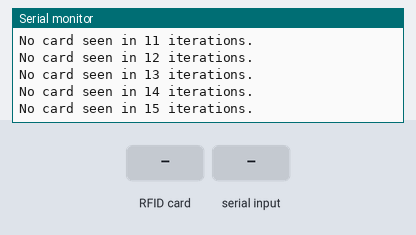
Recording of a program running on a simulated ESP8266 (Wemos D1 mini). On the bench: the last lines printed to the serial monitor. Inputs (shaded band) come from the test bench. WiFi joins after 1.5 s; servers stay silent unless stated.

Above: at 2.7 s.
2.8 s: RFID card 5E 7A 19 C4 held to the reader
At 2.9 s:
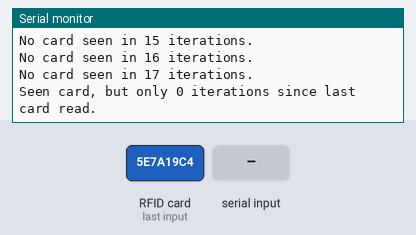
4.3 s: "BEDROOM_LIGHTS\n" received over Serial
At 4.48 s:
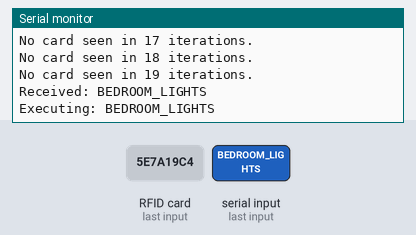
5.8 s: "BED_WALL_LIGHTS\n" received over Serial
At 5.96 s:
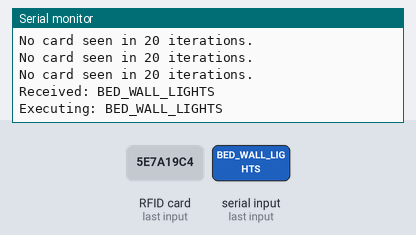
7.3 s: "HALLWAY_LIGHTS\n" received over Serial
At 7.52 s:
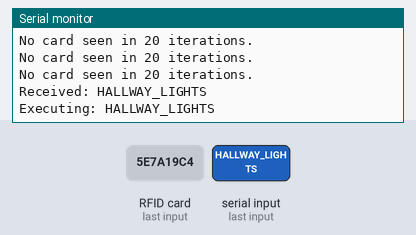
8.8 s: "WINDOW_WALL_LIGHTS\n" received over Serial
At 9.0 s:
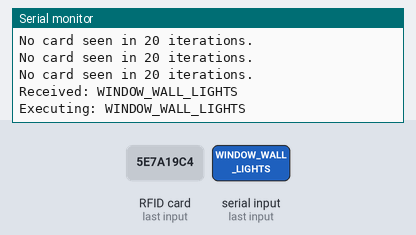
10.3 s: "LIVING_ROOM_LIGHTS\n" received over Serial
At 10.49 s:
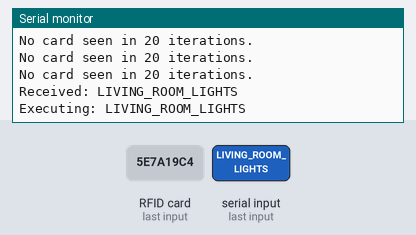
Timing chart, 0 to 12.8 s (numbered marks = the images above; inputs shaded):
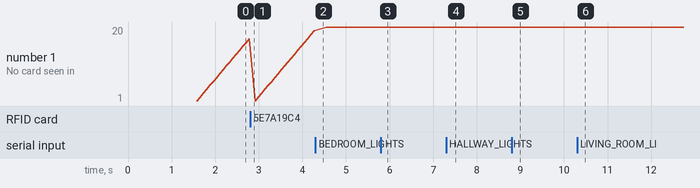

The program:

main.cpp
```cpp
#include "Arduino.h"
#include <ESP8266WiFi.h>
#include <ESP8266HTTPClient.h>
#include <ArduinoOTA.h>
#include <WiFiClientSecure.h>
#include "Secrets.h"

#include "Arduino.h"
#include <MFRC522.h>
#include <SPI.h>

// RFID Config
#define RFID_CHIP_SELECT_PIN 15
#define RFID_RESET_PIN 16
#define BUFFER_LENGTH_FOR_SPOTIFY_ID 22
#define SPOTIFY_ID_LENGTH 22

MFRC522 rfid(RFID_CHIP_SELECT_PIN, RFID_RESET_PIN);
byte buffer[BUFFER_LENGTH_FOR_SPOTIFY_ID];
MFRC522::MIFARE_Key key;
MFRC522::StatusCode status;
byte buffer_size = BUFFER_LENGTH_FOR_SPOTIFY_ID;

const uint8_t ITERATIONS_WITHOUT_CARD_BEFORE_NEW_READ = 20;
uint8_t noCardCount = 0;

// Network Config
const char* ssid     = WIFI_SSID;
const char* password = WIFI_PASSWORD;
String control_server_base_url = "http://192.168.178.2:5000";

void sendRequest(String url) {
  WiFiClient client;
      HTTPClient http;
      http.begin(client, url );
      int httpCode = http.GET();
      if (httpCode > 0) {
        Serial.printf("[HTTP] GET... code: %d\n", httpCode);
        if (httpCode == HTTP_CODE_OK) {
          String payload = http.getString();
          Serial.println(payload);
        }
      } else {
        Serial.printf("[HTTP] GET... failed, error: %s\n", http.errorToString(httpCode).c_str());
      }
      http.end();
}

void setUnprotectedRfidKey() {
  for ( byte i = 0; i < 6; i++ ) {
    key.keyByte[ i ] = 0xFF;
  }
}

String readSpotifyId() {
  String spotifyId = "";
  status = rfid.MIFARE_Read(6, buffer, &buffer_size);
  for ( uint8_t i = 0; i < 16; i++ ) {
    spotifyId += (char) buffer[i];
  }

  status = rfid.MIFARE_Read(10, buffer, &buffer_size);
  for ( uint8_t i = 0; i < 6; i++ ) {
    spotifyId += (char) buffer[i];
  }
  return spotifyId;
}

void handleRfidTag() {
  if ( !rfid.PICC_IsNewCardPresent() || !rfid.PICC_ReadCardSerial()) {
    noCardCount++;
    noCardCount = min(noCardCount, ITERATIONS_WITHOUT_CARD_BEFORE_NEW_READ);
    Serial.println("No card seen in " + String(noCardCount) + " iterations.");
    return;
  }

  if (noCardCount < ITERATIONS_WITHOUT_CARD_BEFORE_NEW_READ) {
    noCardCount = 0;
    Serial.println("Seen card, but only " + String(noCardCount) + " iterations since last card read.");
    return;
  }
  noCardCount = 0;

  Serial.println("Seen card, reading spotify ID.");

  String spotifyId = readSpotifyId();
  if (spotifyId.length() == SPOTIFY_ID_LENGTH) {
    Serial.println("Spotify ID: " + spotifyId);
    sendRequest(control_server_base_url + "/spotify/play/album/" + spotifyId);
  }
}

void prepare_over_the_air_updates() {
  ArduinoOTA.onStart( []() { Serial.println( "Start" ); });

  ArduinoOTA.onEnd( []() { Serial.println( "\nEnd" ); });

  ArduinoOTA.onProgress( []( unsigned int progress, unsigned int total ) {
    Serial.printf( "Progress: %u%%\r", ( progress / ( total / 100 )));
  });

  ArduinoOTA.onError( []( ota_error_t error ) {
    Serial.printf( "Error[%u]: ", error );
    if ( error == OTA_AUTH_ERROR ) Serial.println( "Auth Failed" );
    else if ( error == OTA_BEGIN_ERROR ) Serial.println( "Begin Failed" );
    else if ( error == OTA_CONNECT_ERROR ) Serial.println( "Connect Failed" );
    else if ( error == OTA_RECEIVE_ERROR ) Serial.println( "Receive Failed" );
    else if ( error == OTA_END_ERROR ) Serial.println( "End Failed" );
  });

  ArduinoOTA.begin();
}

void setup() {
  Serial.begin(9600);

  while (!Serial) {
    delay(10);
  }

  WiFi.begin(ssid, password);
  Serial.println("");
  Serial.println("Connecting to WiFi " + String(ssid) + "...");

  while (WiFi.status() != WL_CONNECTED) {
    delay(500);
    Serial.print(".");
  }
  Serial.println("");
  Serial.println("WiFi connected");
  Serial.println("IP address: ");
  Serial.println(WiFi.localIP());

  SPI.begin();
  rfid.PCD_Init();
  setUnprotectedRfidKey();
  prepare_over_the_air_updates();
}

void loop() {
  if (Serial.available()) {
    String input = Serial.readStringUntil('\n');
    input.trim();
    Serial.println("Received: " + input);

    if ( input == "BEDROOM_LIGHTS" ) {
      Serial.println("Executing: BEDROOM_LIGHTS");
      sendRequest(control_server_base_url + "/ceiling/ceiling-bedroom/toggle");
    }
    if ( input == "BED_WALL_LIGHTS" ) {
      Serial.println("Executing: BED_WALL_LIGHTS");
      sendRequest(control_server_base_url + "/woodlamp/bedLamp/toggle");
    }
    if ( input == "HALLWAY_LIGHTS" ) {
      Serial.println("Executing: HALLWAY_LIGHTS");
      sendRequest(control_server_base_url + "/ceiling/ceiling-hallway/toggle");
    }
    if ( input == "WINDOW_WALL_LIGHTS" ) {
      Serial.println("Executing: WINDOW_WALL_LIGHTS");
      sendRequest(control_server_base_url + "/woodlamp/beamLamp/toggle");
    }
    if ( input == "LIVING_ROOM_LIGHTS" ) {
      Serial.println("Executing: LIVING_ROOM_LIGHTS");
      sendRequest(control_server_base_url + "/ceiling/ceiling-livingroom/toggle");
    }
    if ( input == "VOLUME_DOWN" ) {
      Serial.println("Executing: VOLUME_DOWN");
      sendRequest(control_server_base_url + "/spotify/volume-down");
    }
    if ( input == "VOLUME_UP" ) {
      Serial.println("Executing: VOLUME_UP");
      sendRequest(control_server_base_url + "/spotify/volume-up");
    }
    if ( input == "PREVIOUS_SONG" ) {
      Serial.println("Executing: PREVIOUS_SONG");
      sendRequest(control_server_base_url + "/spotify/previous");
    }
    if ( input == "PLAY_PAUSE" ) {
      Serial.println("Executing: PLAY_PAUSE");
      sendRequest(control_server_base_url + "/spotify/play-pause");
    }
    if ( input == "NEXT_SONG" ) {
      Serial.println("Executing: NEXT_SONG");
      sendRequest(control_server_base_url + "/spotify/next");
    }
  }

  handleRfidTag();
  ArduinoOTA.handle();
  delay( 50 );
}
```

SecretsExample.h
```cpp
//
// Create a copy of this, rename it to Secrets.h and fill the appropriate values.
//

#ifndef SECRETS_CONFIG_H
#define SECRETS_CONFIG_H

#define WIFI_SSID "INSERT_WIFI_SSID_HERE"
#define WIFI_PASSWORD "INSERT_WIFI_PASSWORD_HERE"

#endif //SECRETS_CONFIG_H
```

Measured:
- after the input at 2.8 s, the serial monitor: prints a new line at once (image 1)
- after the input at 4.3 s, the serial monitor: prints a new line at once (image 2)
- after the input at 5.8 s, the serial monitor: prints a new line at once (image 3)
- after the input at 7.3 s, the serial monitor: prints a new line after 0.07 s (image 4)
- after the input at 8.8 s, the serial monitor: prints a new line after 0.05 s (image 5)
- after the input at 10.3 s, the serial monitor: prints a new line at once (image 6)
